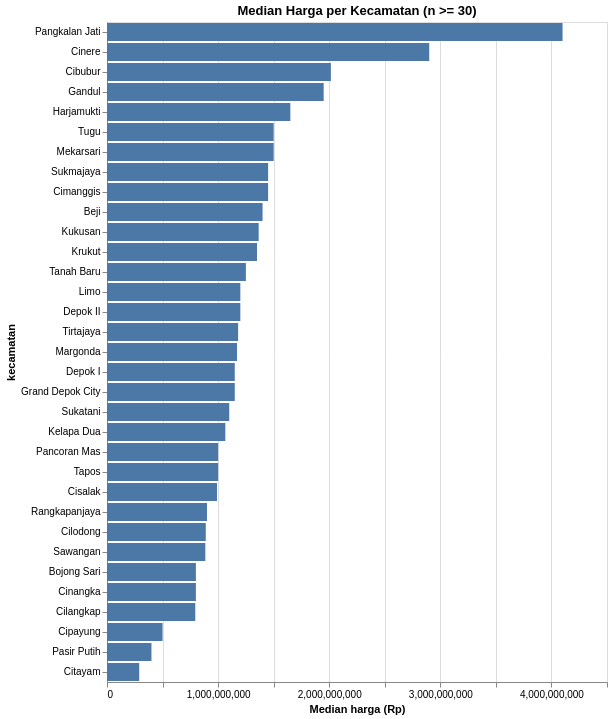

Source (notebook cell):
### Code cell
# Median harga per Kecamatan (hanya yang datanya cukup)
_agg = (
    parsed.filter(~pl.col("tanpa_bangunan"))
    .group_by("kecamatan")
    .agg(pl.col("harga").median().alias("median_harga"), pl.len().alias("n"))
    .filter(pl.col("n") >= 30)
    .sort("median_harga", descending=True)
)
alt.Chart(_agg).mark_bar().encode(
    alt.X("median_harga:Q", title="Median harga (Rp)"),
    alt.Y("kecamatan:N", sort="-x"),
    tooltip=["kecamatan", "median_harga", "n"],
).properties(title="Median Harga per Kecamatan (n >= 30)", width=500)

### Figure 1 — Vega-Lite specification as saved in the notebook (floating-point values rounded to 4 significant figures)
{"config": {"view": {"continuousWidth": 300, "continuousHeight": 300}}, "data": {"name": "data-021bbd504c8d768da7e90b37cecce138"}, "mark": {"type": "bar"}, "encoding": {"tooltip": [{"field": "kecamatan", "type": "nominal"}, {"field": "median_harga", "type": "quantitative"}, {"field": "n", "type": "quantitative"}], "x": {"field": "median_harga", "title": "Median harga (Rp)", "type": "quantitative"}, "y": {"field": "kecamatan", "sort": "-x", "type": "nominal"}}, "title": "Median Harga per Kecamatan (n >= 30)", "width": 500, "$schema": "https://vega.github.io/schema/vega-lite/v6.4.1.json", "datasets": {"data-021bbd504c8d768da7e90b37cecce138": [{"kecamatan": "Pangkalan Jati", "median_harga": 4100000000.0, "n": 664}, {"kecamatan": "Cinere", "median_harga": 2900000000.0, "n": 7729}, {"kecamatan": "Cibubur", "median_harga": 2015000000.0, "n": 1250}, {"kecamatan": "Gandul", "median_harga": 1950000000.0, "n": 290}, {"kecamatan": "Harjamukti", "median_harga": 1650000000.0, "n": 586}, {"kecamatan": "Tugu", "median_harga": 1500000000.0, "n": 83}, {"kecamatan": "Mekarsari", "median_harga": 1500000000.0, "n": 117}, {"kecamatan": "Sukmajaya", "median_harga": 1450000000.0, "n": 1577}, {"kecamatan": "Cimanggis", "median_harga": 1450000000.0, "n": 2767}, {"kecamatan": "Beji", "median_harga": 1400000000.0, "n": 1680}, {"kecamatan": "Kukusan", "median_harga": 1365000000.0, "n": 338}, {"kecamatan": "Krukut", "median_harga": 1350000000.0, "n": 204}, {"kecamatan": "Tanah Baru", "median_harga": 1250000000.0, "n": 427}, {"kecamatan": "Limo", "median_harga": 1200000000.0, "n": 1249}, {"kecamatan": "Depok II", "median_harga": 1200000000.0, "n": 619}, {"kecamatan": "Tirtajaya", "median_harga": 1180000000.0, "n": 69}, {"kecamatan": "Margonda", "median_harga": 1170000000.0, "n": 1255}, {"kecamatan": "Depok I", "median_harga": 1150000000.0, "n": 1191}, {"kecamatan": "Grand Depok City", "median_harga": 1150000000.0, "n": 52}, {"kecamatan": "Sukatani", "median_harga": 1100000000.0, "n": 101}, {"kecamatan": "Kelapa Dua", "median_harga": 1065000000.0, "n": 348}, {"kecamatan": "Pancoran Mas", "median_harga": 1000000000.0, "n": 2048}, {"kecamatan": "Tapos", "median_harga": 1000000000.0, "n": 1027}, {"kecamatan": "Cisalak", "median_harga": 990000000.0, "n": 183}, {"kecamatan": "Rangkapanjaya", "median_harga": 900000000.0, "n": 353}, {"kecamatan": "Cilodong", "median_harga": 889000000.0, "n": 1830}, {"kecamatan": "Sawangan", "median_harga": 885000000.0, "n": 4110}, {"kecamatan": "Bojong Sari", "median_harga": 800000000.0, "n": 910}, {"kecamatan": "Cinangka", "median_harga": 800000000.0, "n": 588}, {"kecamatan": "Cilangkap", "median_harga": 794500000.0, "n": 128}, {"kecamatan": "Cipayung", "median_harga": 500000000.0, "n": 789}, {"kecamatan": "Pasir Putih", "median_harga": 400000000.0, "n": 217}, {"kecamatan": "Citayam", "median_harga": 290000000.0, "n": 1078}]}}
